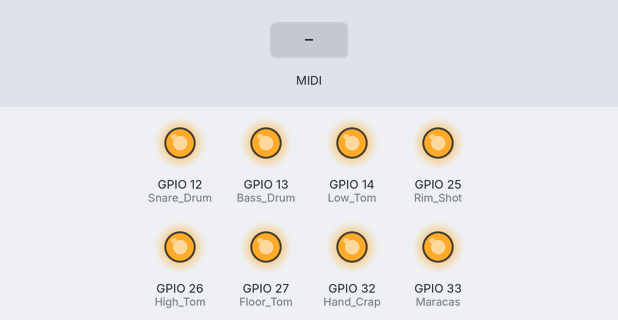
Bench run of a sketch on a simulated ESP32. Parts: output pins drawn as LEDs (lit = HIGH). The test bench sets the inputs (shaded band).

Above: at 1.2 s.
1.3 s: MIDI note 36 received
At 1.45 s:
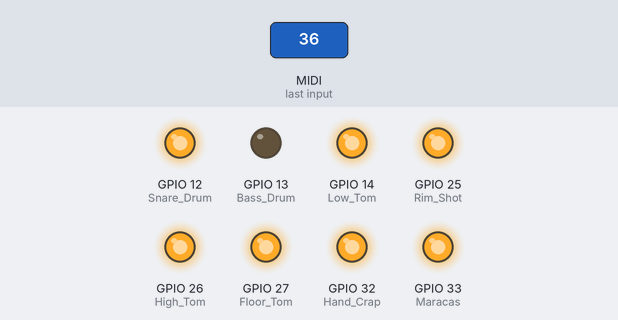
3.1 s: MIDI note 48 received
At 3.25 s:
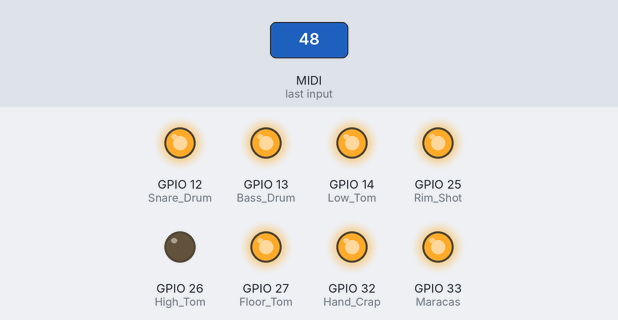
Timing chart, 0 to 6.1 s (numbered marks = the images above; inputs shaded):
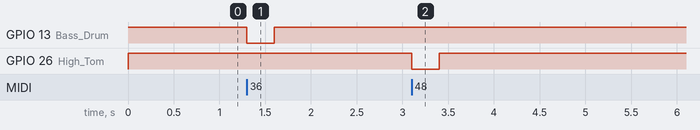

Measured:
- after the input at 1.3 s, GPIO 13 (Bass_Drum): HIGH → LOW at once, → HIGH 0.30 s later
- after the input at 3.1 s, GPIO 26 (High_Tom): HIGH → LOW at once, → HIGH 0.30 s later

The sketch:

Vocaluino_808_ESP32.ino
```cpp
//Drumuino Ver.8.00
//KR miniを制御するスケッチ
//GM音源対応版
#include <MIDI.h>
//MIDI_CREATE_INSTANCE(HardwareSerial, Serial1, MIDI);
MIDI_CREATE_DEFAULT_INSTANCE();

  int Bass_Drum =  13;  // Bass_Drum用アサイン
  int Snare_Drum = 12;  // Snare Drum用アサイン
  int Hand_Crap = 32;  // Hand_Crap用アサイン
  int Maracas = 33;  // Maracas用アサイン
  int Rim_Shot = 25;  // Rim_Shot用アサイン
  int High_Tom = 26;  // High_Tom用アサイン
  int Low_Tom = 14;  // Low_Tom用アサイン
  int Floor_Tom = 27;  // Floor_Tom用アサイン

// MIDIからMEGAのデジタルピン番号に変換-------------------------------------
int m2t[127] = {
0, //NOTE_C-1,No_0
0, //NOTE_CS-1,No_1
0, //NOTE_D-1,No_2
0, //NOTE_DS-1,No_3
0, //NOTE_E-1,No_4
0, //NOTE_F-1,No_5
0, //NOTE_FS-1,No_6
0, //NOTE_G-1,No_7
0, //NOTE_GS-1,No_8
0, //NOTE_A-1,No_9
0, //NOTE_AS-1,No_10
0, //NOTE_B-1,No_11
0, //NOTE_C0,No_12
0, //NOTE_CS0,No_13
0, //NOTE_D0,No_14
0, //NOTE_DS0,No_15
0, //NOTE_E0,No_16
0, //NOTE_F0,No_17
0, //NOTE_FS0,No_18
0, //NOTE_G0,No_19
0, //NOTE_GS0,No_20
0, //NOTE_A0,No_21
0, //NOTE_AS0,No_22
0, //NOTE_B0,No_23
0, //NOTE_C1,No_24
0, //NOTE_CS1,No_25
0, //NOTE_D1,No_26
0, //NOTE_DS1,No_27
0, //NOTE_E1,No_28
0, //NOTE_F1,No_29
0, //NOTE_FS1,No_30
0, //NOTE_G1,No_31
0, //NOTE_GS1,No_32
0, //NOTE_A1,No_33
0, //NOTE_AS1,No_34
Bass_Drum, //NOTE_B1,No_35,Bass_Drum,Acoustic
Bass_Drum, //NOTE_C2,No_36,Bass_Drum,通常
Rim_Shot, //NOTE_CS2,No_37,Side_Stick,
Snare_Drum, //NOTE_D2,No_38,Snare_Drum,通常
Hand_Crap, //NOTE_DS2,No_39,Hand_Crap,
Snare_Drum, //NOTE_E2,No_40,Snare_Drum,Electric
Floor_Tom, //NOTE_F2,No_41,Floor_Tom,ﾛｰﾌﾛｱ
0, //NOTE_FS2,No_42,Closed_Hi_Hat,クローズ
Floor_Tom, //NOTE_G2,No_43,Floor_Tom,ﾊｲﾌﾛｱ
0, //NOTE_GS2,No_44,Closed_Hi_Hat,足踏み
Low_Tom, //NOTE_A2,No_45,Low_Tom,ロータム
0, //NOTE_AS2,No_46,Open_Hi_Hat,
Low_Tom, //NOTE_B2,No_47,Low_Tom,ﾛｰﾐﾄﾞﾙ
High_Tom, //NOTE_C3,No_48,High_Tom,ﾊｲﾐﾄﾞﾙ
0, //NOTE_CS3,No_49,Crash_Cymbal,ｸﾗｯｼｭ1
High_Tom, //NOTE_D3,No_50,High_Tom,ハイタム
0, //NOTE_DS3,No_51,Ride_Cymbal,ライド1
0, //NOTE_E3,No_52,Crash_Cymbal,チャイナ
0, //NOTE_F3,No_53,Ride_Cymbal,中打ち
0, //NOTE_FS3,No_54,
0, //NOTE_G3,No_55,Crash_Cymbal,ｽﾌﾟﾗｯｼｭ
0, //NOTE_GS3,No_56,
0, //NOTE_A3,No_57,Crash_Cymbal,ｸﾗｯｼｭ2
0, //NOTE_AS3,No_58
0, //NOTE_B3,No_59,Ride_Cymbal,ライド2
0, //NOTE_C4,No_60
0, //NOTE_CS4,No_61
0, //NOTE_D4,No_62,High_Conga,ミュート
0, //NOTE_DS4,No_63,High_Conga,オープン
0, //NOTE_E4,No_64,Low_Conga,
0, //NOTE_F4,No_65
0, //NOTE_FS4,No_66
0, //NOTE_G4,No_67,Agogo,Hi
0, //NOTE_GS4,No_68,Agogo,Low
0, //NOTE_A4,No_69
Maracas, //NOTE_AS4,No_70
0, //NOTE_B4,No_71
0, //NOTE_C5,No_72
0, //NOTE_CS5,No_73
0, //NOTE_D5,No_74
0, //NOTE_DS5,No_75
0, //NOTE_E5,No_76
0, //NOTE_F5,No_77
0, //NOTE_FS5,No_78
0, //NOTE_G5,No_79
0, //NOTE_GS5,No_80
0, //NOTE_A5,No_81
0, //NOTE_AS5,No_82
0, //NOTE_B5,No_83
0, //NOTE_C6,No_84
0, //NOTE_CS6,No_85
0, //NOTE_D6,No_86
0, //NOTE_DS6,No_87
0, //NOTE_E6,No_88
0, //NOTE_F6,No_89
0, //NOTE_FS6,No_90
0, //NOTE_G6,No_91
0, //NOTE_GS6,No_92
0, //NOTE_A6,No_93
0, //NOTE_AS6,No_94
0, //NOTE_B6,No_95
0, //NOTE_C7,No_96
0, //NOTE_CS7,No_97
0, //NOTE_D7,No_98
0, //NOTE_DS7,No_99
0, //NOTE_E7,No_100
0, //NOTE_F7,No_101
0, //NOTE_FS7,No_102
0, //NOTE_G7,No_103
0, //NOTE_GS7,No_104
0, //NOTE_A7,No_105
0, //NOTE_AS7,No_106
0, //NOTE_B7,No_107
0, //NOTE_C8,No_108
0, //NOTE_CS8,No_109
0, //NOTE_D8,No_110
0 //NOTE_DS8,No_111
};


void setup() {
    pinMode(Bass_Drum, OUTPUT);
    pinMode(Snare_Drum, OUTPUT);
    pinMode(Hand_Crap, OUTPUT);
    pinMode(Maracas, OUTPUT);
    pinMode(Rim_Shot, OUTPUT);
    pinMode(High_Tom, OUTPUT);
    pinMode(Low_Tom, OUTPUT);
    pinMode(Floor_Tom, OUTPUT);

    all_pull_up();  // 誤動作防止

}

/*
    MIDI信号を受け取り、4音同時に音を出す

    コンパイル環境  ： Arduino IDE(Arduino 1.8.2)
    ターゲットボード： [Tools]→[Board]→[Arduino/Genuino Mega or Mega 2560]
    使用ライブラリ  ：Arduino MIDI Library v4.2
    開発ボード      ：Elegoo MEGA2560 R3
    参考URL         :http://ichirowo.com/2014/12/arduino-midi-tone/
    2017/09/17
*/

//変数初期化===========================================================
int drum1Interval = 0;
int drum2Interval = 0;
int drum3Interval = 0;
int drum4Interval = 0;

void loop()
{
  /*
    int Bass_Drum =  13;  // Bass_Drum用アサイン
  int Snare_Drum = 12;  // Snare Drum用アサイン
  int Hand_Crap = 32;  // Hand_Crap用アサイン
  int Maracas = 33;  // Maracas用アサイン
  int Rim_Shot = 25;  // Rim_Shot用アサイン
  int High_Tom = 26;  // High_Tom用アサイン
  int Low_Tom = 14;  // Low_Tom用アサイン
  int Floor_Tom = 27;  // Floor_Tom用アサイン
  */
//        unit8_t code;
//        unit8_t ch,data1,data2;
        int ch,data1,data2;
        ch = 10;         //Read channel set ドラムパートはch10
        MIDI.setInputChannel(ch); // Channel
        if (MIDI.read()) {    //read ch(Channel)
/*
                switch(MIDI.getType()) {
                        case midi::NoteOn:
                                data1 = MIDI.getData1();    // note no
                                ///data2 = MIDI.getData2();    // velocity
                                        digitalWrite(m2t[data1], 0);
                                        delay(5);
                                        digitalWrite(m2t[data1], 1);
                        break;
                        */
                switch(MIDI.getType()) {
                        case midi::NoteOn:
                                data1 = MIDI.getData1();    // note no
//                                data2 = MIDI.getData2();    // velocity
                                        digitalWrite(m2t[data1], 0);
                        break;
                        case midi::NoteOff:
                                data1 = MIDI.getData1();    // note no
//                                data2 = MIDI.getData2();    // velocity
                                        digitalWrite(m2t[data1], 1);
                        break;
}
}

}

//----------------サブルーチン----------------------//
void all_pull_up(){
    digitalWrite(Bass_Drum, 1);
    digitalWrite(Snare_Drum, 1);
    digitalWrite(Hand_Crap, 1);
    digitalWrite(Maracas, 1);
    digitalWrite(Rim_Shot, 1);
    digitalWrite(High_Tom, 1);
    digitalWrite(Low_Tom, 1);
    digitalWrite(Floor_Tom, 1);
}
```
